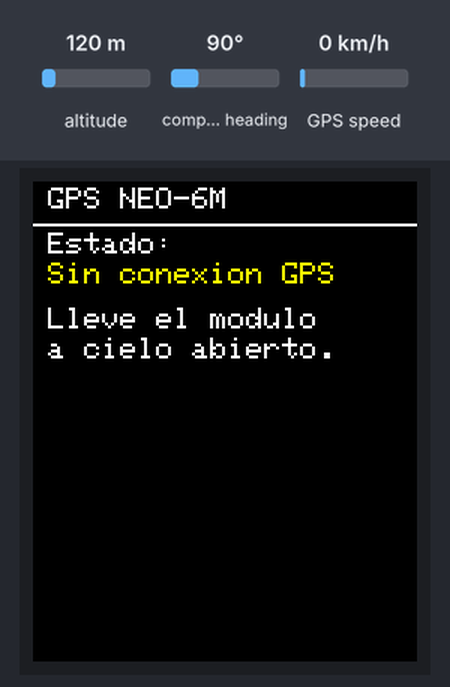
The sketch below on a simulated ESP32. Parts: 128×160 colour display. The test bench sets the inputs (shaded band); at power-on: altitude 120 m, GPS speed 0 km/h, compass heading 90°. The GPS gets a fix after 3 s at 37.7749, -122.4194 with 8 satellites; what the sketch prints to the serial monitor is not drawn.

Above: at 2.4 s.
2.5 s: altitude set to 20 m
At 4.0 s:
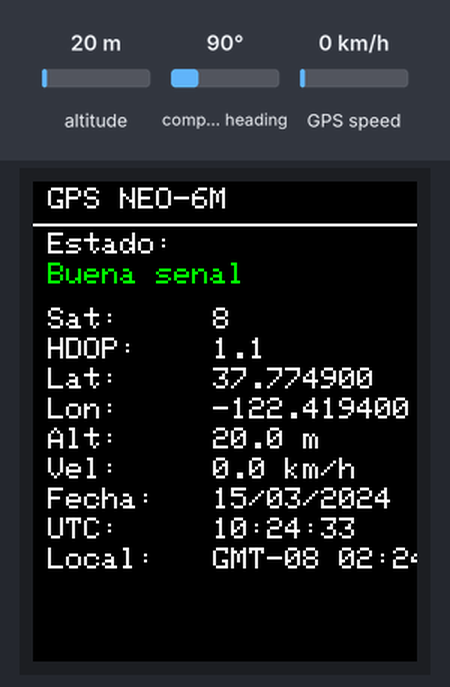
6.5 s: GPS speed set to 2 km/h
At 7.7 s:
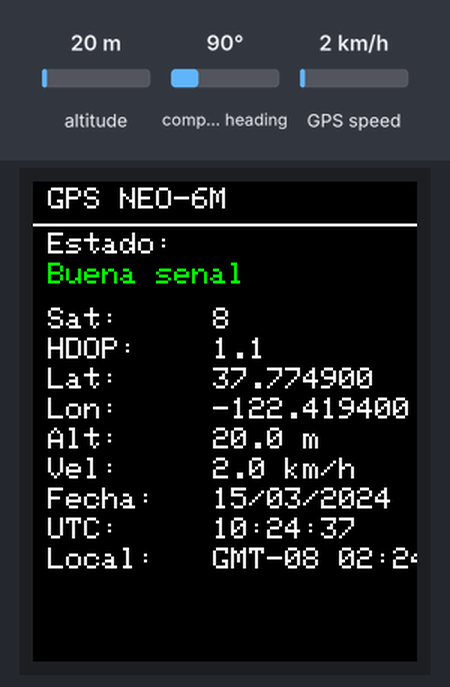
9.7 s: altitude set to 250 m
At 11.0 s:
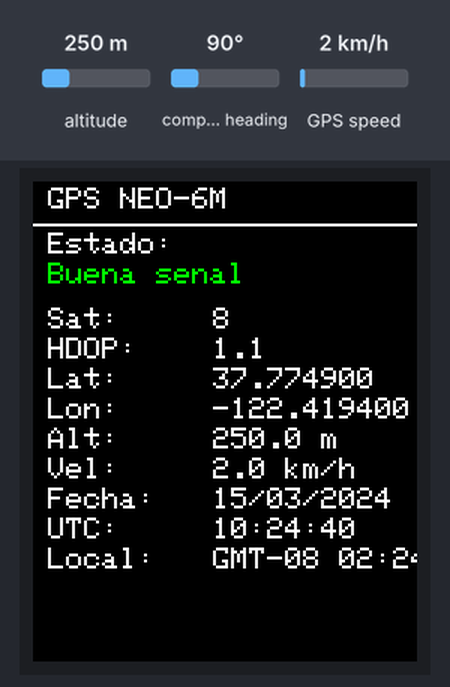
12.7 s: GPS speed set to 30 km/h
At 13.6 s:
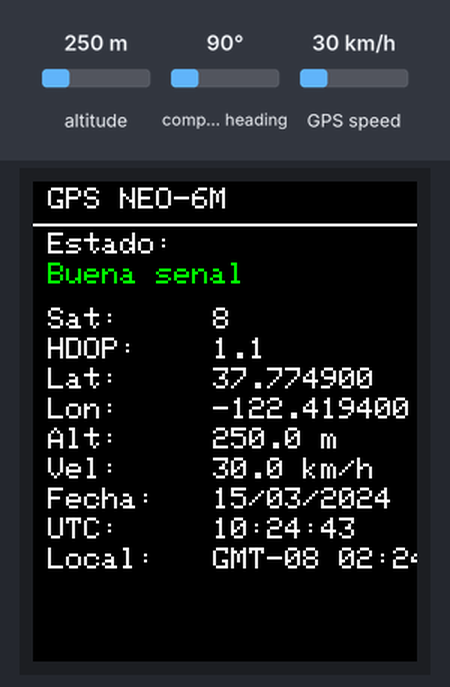
Timing chart, 0 to 15.7 s (numbered marks = the images above; inputs shaded):
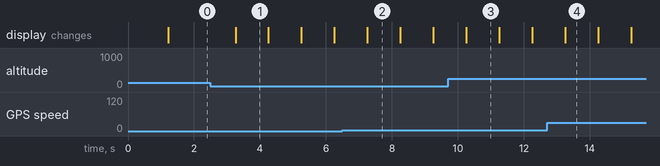

The sketch:

OLED18_GPS.ino
```cpp
/*
  ESP32 + TFT 1.8" ST7735 (SPI) + GPS GY-GPS6MV2 (NEO-6M)
  -------------------------------------------------------
  - Pantalla en vertical
  - Muestra estado del GPS:
      * Sin conexión (nunca tuvo fix)
      * Buena señal (con fix y suficientes satélites)
      * Señal perdida (tuvo fix, pero dejó de recibir datos)
  - Cuando se pierde la señal:
      * Mantiene la última posición conocida
      * Muestra cuánto tiempo llevamos sin señal (cronómetro)
      * Muestra una hora UTC estimada a partir de la última hora GPS
      * Muestra una hora local estimada con GMT calculado a partir de la longitud
        (aproximado, solo a modo orientativo)

  Conexiones:

    TFT 1.8" ST7735
      VCC  ->  3V3
      GND  ->  GND
      LED  ->  3V3
      SCK  ->  GPIO18  (SCK VSPI)
      SDA  ->  GPIO23  (MOSI VSPI)
      CS   ->  GPIO5
      DC   ->  GPIO16
      RST  ->  GPIO17

    GPS GY-GPS6MV2 (NEO-6M)
      VCC  ->  3V3
      GND  ->  GND
      TX   ->  GPIO26  (RX2 del ESP32)
      RX   ->  GPIO27  (TX2 del ESP32, opcional)
*/

#include <Adafruit_GFX.h>
#include <Adafruit_ST7735.h>
#include <SPI.h>
#include <TinyGPSPlus.h>
#include <math.h>

// ---------- Pines del TFT ----------
#define TFT_CS   5
#define TFT_DC   16
#define TFT_RST  17

Adafruit_ST7735 tft = Adafruit_ST7735(TFT_CS, TFT_DC, TFT_RST);

// ---------- Pines del GPS ----------
#define GPS_RX_PIN 26   // RX2 del ESP32 (lee el TX del GPS)
#define GPS_TX_PIN 27   // TX2 del ESP32 (por si queremos enviar comandos al GPS)

TinyGPSPlus gps;

// ---------- Estados de la lógica ----------
bool algunaVezTuvoFix = false;   // Indica si alguna vez se obtuvo una posición válida
bool ahoraBuenaSenal  = false;   // Indica si en este momento hay buena señal
bool senalPerdida     = false;   // Indica que hubo fix pero se dejó de recibir datos

// Momento (en millis) de la última fix válida
unsigned long millisUltimaFix = 0;

// Cada cuánto refrescamos lo que se ve en pantalla
unsigned long ultimoRefrescoPantalla = 0;
const unsigned long intervaloRefrescoMs = 1000;  // 1 segundo

// Si pasa más de este tiempo sin datos nuevos, asumimos que se perdió la señal
const unsigned long tiempoParaPerderSenalMs = 5000;  // 5 segundos

// Offset horario aproximado respecto a UTC (en horas), calculado por la longitud
int offsetHoraGMT = 0;

// ---------- Estados de pantalla ----------
enum EstadoPantalla {
  PANTALLA_INICIAL = 0,
  PANTALLA_BUENA_SENAL,
  PANTALLA_SENAL_PERDIDA
};

EstadoPantalla estadoPantalla = PANTALLA_INICIAL;
EstadoPantalla ultimoEstadoPantalla = PANTALLA_INICIAL;

// ---------- Últimos datos GPS conocidos ----------
double ultimaLat = 0.0;
double ultimaLng = 0.0;
double ultimoHdop = 0.0;
double ultimaAltura = 0.0;      // Altitud sobre el nivel del mar en metros
double ultimaVelocidad = 0.0;   // Velocidad en km/h
uint32_t ultimosSats = 0;

uint8_t ultimaHora = 0;
uint8_t ultimoMinuto = 0;
uint8_t ultimoSegundo = 0;

uint8_t ultimoDia = 0;
uint8_t ultimoMes = 0;
uint16_t ultimoAnio = 0;

// ---------- Posiciones (Y) para las líneas de texto ----------
const int X_ETIQUETA = 5;    // Inicio del texto "Sat:", "Lat:", etc.
const int X_VALOR    = 60;   // Inicio del valor numérico

const int Y_SAT    = 42;
const int Y_HDOP   = Y_SAT   + 10;
const int Y_LAT    = Y_HDOP  + 10;
const int Y_LON    = Y_LAT   + 10;
const int Y_ALT    = Y_LON   + 10;
const int Y_VEL    = Y_ALT   + 10;
const int Y_FECHA  = Y_VEL   + 10;
const int Y_UTC    = Y_FECHA + 10;
const int Y_HLOCAL = Y_UTC   + 10;

const int Y_PERD_LASTFIX = 42;
const int Y_PERD_SAT     = Y_PERD_LASTFIX + 10;
const int Y_PERD_LAT     = Y_PERD_SAT     + 10;
const int Y_PERD_LON     = Y_PERD_LAT     + 10;
const int Y_PERD_ALT     = Y_PERD_LON     + 10;
const int Y_PERD_SIN     = Y_PERD_ALT     + 10;
const int Y_PERD_UTC     = Y_PERD_SIN     + 10;
const int Y_PERD_LOCAL   = Y_PERD_UTC    + 10;

// ================================================================
//  Funciones de ayuda para hora local y GMT
// ================================================================

// A partir de la longitud en grados, aproximamos el offset horario GMT.
// Esto es una aproximación muy simple: zona horaria ~ longitud / 15.
// No tiene en cuenta fronteras ni horario de verano, pero sirve de referencia.
int calcularOffsetGMTaprox(double lon) {
  double off = lon / 15.0;
  int i = (int)(off >= 0 ? off + 0.5 : off - 0.5);  // redondeo
  if (i < -12) i = -12;
  if (i >  14) i = 14;
  return i;
}

// A partir de una hora UTC (h, m, s) y un offset de horas, calcula la hora local
void calcularHoraLocalDesdeUTC(uint8_t utcH, uint8_t utcM, uint8_t utcS,
                               int offsetHoras,
                               uint8_t &locH, uint8_t &locM, uint8_t &locS) {
  long totalSeg = (long)utcH * 3600L + (long)utcM * 60L + (long)utcS +
                  (long)offsetHoras * 3600L;

  long unDia = 24L * 3600L;
  while (totalSeg < 0)      totalSeg += unDia;
  while (totalSeg >= unDia) totalSeg -= unDia;

  locH = totalSeg / 3600L;
  locM = (totalSeg / 60L) % 60L;
  locS = totalSeg % 60L;
}

// Imprime en una línea algo tipo: "GMT-05 12:34:56"
void imprimirGMTyHora(int x, int y, int offset, uint8_t h, uint8_t m, uint8_t s) {
  tft.setCursor(x, y);

  tft.print("GMT");
  if (offset >= 0) tft.print('+');
  else             tft.print('-');

  int absOff = offset >= 0 ? offset : -offset;
  if (absOff < 10) tft.print('0');
  tft.print(absOff);
  tft.print(' ');

  if (h < 10) tft.print('0');
  tft.print(h);
  tft.print(':');
  if (m < 10) tft.print('0');
  tft.print(m);
  tft.print(':');
  if (s < 10) tft.print('0');
  tft.print(s);
}

// ================================================================
//  Funciones de pantalla
// ================================================================

void dibujarMarcoPantalla() {
  tft.setRotation(0);          // Pantalla en vertical
  tft.fillScreen(ST77XX_BLACK);
  tft.setTextWrap(false);
  tft.setTextSize(1);
  tft.setTextColor(ST77XX_WHITE, ST77XX_BLACK);

  tft.setCursor(5, 2);
  tft.print("GPS NEO-6M");

  tft.drawLine(0, 14, tft.width(), 14, ST77XX_WHITE);

  tft.setCursor(5, 17);
  tft.print("Estado:");
}

void limpiarTextoEstado() {
  tft.fillRect(5, 27, tft.width() - 10, 10, ST77XX_BLACK);
}

void mostrarTextoEstado(const char* texto, uint16_t colorTexto) {
  limpiarTextoEstado();
  tft.setCursor(5, 27);
  tft.setTextColor(colorTexto, ST77XX_BLACK);
  tft.print(texto);
}

void limpiarZonaDatos() {
  tft.fillRect(0, 40, tft.width(), tft.height() - 40, ST77XX_BLACK);
}

void limpiarZonaValor(int x, int y) {
  tft.fillRect(x, y, tft.width() - x - 2, 8, ST77XX_BLACK);
}

// ---------- PANTALLA: Sin conexión (nunca tuvo fix) ----------

void dibujarPantallaSinConexion() {
  mostrarTextoEstado("Sin conexion GPS", ST77XX_YELLOW);
  limpiarZonaDatos();

  tft.setTextColor(ST77XX_WHITE, ST77XX_BLACK);
  tft.setCursor(5, 42);
  tft.print("Lleve el modulo");
  tft.setCursor(5, 52);
  tft.print("a cielo abierto.");
}

// ---------- PANTALLA: Buena señal ----------

void dibujarPantallaBuenaSenal() {
  mostrarTextoEstado("Buena senal", ST77XX_GREEN);
  limpiarZonaDatos();

  tft.setTextColor(ST77XX_WHITE, ST77XX_BLACK);

  tft.setCursor(X_ETIQUETA, Y_SAT);
  tft.print("Sat:");

  tft.setCursor(X_ETIQUETA, Y_HDOP);
  tft.print("HDOP:");

  tft.setCursor(X_ETIQUETA, Y_LAT);
  tft.print("Lat:");

  tft.setCursor(X_ETIQUETA, Y_LON);
  tft.print("Lon:");

  tft.setCursor(X_ETIQUETA, Y_ALT);
  tft.print("Alt:");

  tft.setCursor(X_ETIQUETA, Y_VEL);
  tft.print("Vel:");

  tft.setCursor(X_ETIQUETA, Y_FECHA);
  tft.print("Fecha:");

  tft.setCursor(X_ETIQUETA, Y_UTC);
  tft.print("UTC:");

  tft.setCursor(X_ETIQUETA, Y_HLOCAL);
  tft.print("Local:");
}

void actualizarPantallaBuenaSenal() {
  tft.setTextColor(ST77XX_WHITE, ST77XX_BLACK);

  // Satélites
  limpiarZonaValor(X_VALOR, Y_SAT);
  tft.setCursor(X_VALOR, Y_SAT);
  tft.print(ultimosSats);

  // HDOP
  limpiarZonaValor(X_VALOR, Y_HDOP);
  tft.setCursor(X_VALOR, Y_HDOP);
  tft.print(ultimoHdop, 1);

  // Latitud
  limpiarZonaValor(X_VALOR, Y_LAT);
  tft.setCursor(X_VALOR, Y_LAT);
  tft.print(ultimaLat, 6);

  // Longitud
  limpiarZonaValor(X_VALOR, Y_LON);
  tft.setCursor(X_VALOR, Y_LON);
  tft.print(ultimaLng, 6);

  // Altitud sobre el nivel del mar, en metros
  limpiarZonaValor(X_VALOR, Y_ALT);
  tft.setCursor(X_VALOR, Y_ALT);
  tft.print(ultimaAltura, 1);
  tft.print(" m");

  // Velocidad en km/h
  limpiarZonaValor(X_VALOR, Y_VEL);
  tft.setCursor(X_VALOR, Y_VEL);
  tft.print(ultimaVelocidad, 1);
  tft.print(" km/h");

  // Fecha (del GPS, en UTC)
  limpiarZonaValor(X_VALOR, Y_FECHA);
  tft.setCursor(X_VALOR, Y_FECHA);
  if (ultimoDia < 10) tft.print('0');
  tft.print(ultimoDia);
  tft.print('/');
  if (ultimoMes < 10) tft.print('0');
  tft.print(ultimoMes);
  tft.print('/');
  tft.print(ultimoAnio);

  // Hora UTC
  limpiarZonaValor(X_VALOR, Y_UTC);
  tft.setCursor(X_VALOR, Y_UTC);
  if (ultimaHora < 10) tft.print('0');
  tft.print(ultimaHora);
  tft.print(':');
  if (ultimoMinuto < 10) tft.print('0');
  tft.print(ultimoMinuto);
  tft.print(':');
  if (ultimoSegundo < 10) tft.print('0');
  tft.print(ultimoSegundo);

  // Hora local aproximada (GMT según longitud)
  uint8_t hLoc, mLoc, sLoc;
  calcularHoraLocalDesdeUTC(ultimaHora, ultimoMinuto, ultimoSegundo,
                            offsetHoraGMT,
                            hLoc, mLoc, sLoc);

  limpiarZonaValor(X_VALOR, Y_HLOCAL);
  imprimirGMTyHora(X_VALOR, Y_HLOCAL, offsetHoraGMT, hLoc, mLoc, sLoc);
}

// ---------- PANTALLA: Señal perdida ----------

void dibujarPantallaSenalPerdida() {
  mostrarTextoEstado("Senal perdida", ST77XX_RED);
  limpiarZonaDatos();

  tft.setTextColor(ST77XX_WHITE, ST77XX_BLACK);

  tft.setCursor(X_ETIQUETA, Y_PERD_LASTFIX);
  tft.print("Ultima fix:");

  tft.setCursor(X_ETIQUETA, Y_PERD_SAT);
  tft.print("Sat:");

  tft.setCursor(X_ETIQUETA, Y_PERD_LAT);
  tft.print("Lat:");

  tft.setCursor(X_ETIQUETA, Y_PERD_LON);
  tft.print("Lon:");

  tft.setCursor(X_ETIQUETA, Y_PERD_ALT);
  tft.print("Alt:");

  tft.setCursor(X_ETIQUETA, Y_PERD_SIN);
  tft.print("Sin senal:");

  tft.setCursor(X_ETIQUETA, Y_PERD_UTC);
  tft.print("UTC est:");

  tft.setCursor(X_ETIQUETA, Y_PERD_LOCAL);
  tft.print("Local est:");
}

// Calcula una hora UTC aproximada sumando el tiempo transcurrido a la última hora conocida
void calcularUTCDesdeUltimaFix(uint8_t &h, uint8_t &m, uint8_t &s) {
  unsigned long segundosPasados = (millis() - millisUltimaFix) / 1000UL;

  unsigned long totalSegundos = (unsigned long)ultimaHora * 3600UL +
                                (unsigned long)ultimoMinuto * 60UL +
                                (unsigned long)ultimoSegundo +
                                segundosPasados;

  h = (totalSegundos / 3600UL) % 24;
  m = (totalSegundos / 60UL) % 60;
  s = totalSegundos % 60;
}

// Actualiza los datos cuando la señal se ha perdido
void actualizarPantallaSenalPerdida() {
  tft.setTextColor(ST77XX_WHITE, ST77XX_BLACK);

  // Últimos datos de posición y satélites
  limpiarZonaValor(X_VALOR, Y_PERD_SAT);
  tft.setCursor(X_VALOR, Y_PERD_SAT);
  tft.print(ultimosSats);

  limpiarZonaValor(X_VALOR, Y_PERD_LAT);
  tft.setCursor(X_VALOR, Y_PERD_LAT);
  tft.print(ultimaLat, 6);

  limpiarZonaValor(X_VALOR, Y_PERD_LON);
  tft.setCursor(X_VALOR, Y_PERD_LON);
  tft.print(ultimaLng, 6);

  limpiarZonaValor(X_VALOR, Y_PERD_ALT);
  tft.setCursor(X_VALOR, Y_PERD_ALT);
  tft.print(ultimaAltura, 1);
  tft.print(" m");

  // Cronómetro de tiempo sin señal
  unsigned long segundosSinSenal = (millis() - millisUltimaFix) / 1000UL;
  unsigned int minutosSin = segundosSinSenal / 60;
  unsigned int segundosSin = segundosSinSenal % 60;

  limpiarZonaValor(X_VALOR, Y_PERD_SIN);
  tft.setCursor(X_VALOR, Y_PERD_SIN);
  if (minutosSin < 10) tft.print('0');
  tft.print(minutosSin);
  tft.print(':');
  if (segundosSin < 10) tft.print('0');
  tft.print(segundosSin);

  // Hora UTC estimada a partir de la última fix
  uint8_t hUTC, mUTC, sUTC;
  calcularUTCDesdeUltimaFix(hUTC, mUTC, sUTC);

  limpiarZonaValor(X_VALOR, Y_PERD_UTC);
  tft.setCursor(X_VALOR, Y_PERD_UTC);
  if (hUTC < 10) tft.print('0');
  tft.print(hUTC);
  tft.print(':');
  if (mUTC < 10) tft.print('0');
  tft.print(mUTC);
  tft.print(':');
  if (sUTC < 10) tft.print('0');
  tft.print(sUTC);

  // Hora local estimada a partir de esa UTC y del GMT aproximado
  uint8_t hLoc, mLoc, sLoc;
  calcularHoraLocalDesdeUTC(hUTC, mUTC, sUTC, offsetHoraGMT, hLoc, mLoc, sLoc);

  limpiarZonaValor(X_VALOR, Y_PERD_LOCAL);
  imprimirGMTyHora(X_VALOR, Y_PERD_LOCAL, offsetHoraGMT, hLoc, mLoc, sLoc);
}

// ================================================================
//  SETUP
// ================================================================

void setup() {
  Serial.begin(115200);
  delay(1000);
  Serial.println("Arrancando ESP32 + TFT + GPS...");

  SPI.begin(18, 19, 23, TFT_CS);
  tft.initR(INITR_BLACKTAB);
  tft.setRotation(0);
  tft.fillScreen(ST77XX_BLACK);

  Serial2.begin(9600, SERIAL_8N1, GPS_RX_PIN, GPS_TX_PIN);

  dibujarMarcoPantalla();
  dibujarPantallaSinConexion();
}

// ================================================================
//  LOOP
// ================================================================

void loop() {
  // Leer datos del GPS todo el tiempo
  while (Serial2.available() > 0) {
    char c = Serial2.read();
    gps.encode(c);
  }

  unsigned long ahora = millis();
  bool hayFixNuevaBuena = false;

  // Si los datos son válidos, los tomamos como nueva fix
  if (gps.location.isValid() &&
      gps.time.isValid() &&
      gps.date.isValid() &&
      gps.satellites.isValid() &&
      gps.satellites.value() >= 3) {

    ultimaLat       = gps.location.lat();
    ultimaLng       = gps.location.lng();
    ultimosSats     = gps.satellites.value();
    ultimoHdop      = gps.hdop.isValid()     ? gps.hdop.hdop()       : 0.0;
    ultimaAltura    = gps.altitude.isValid() ? gps.altitude.meters() : 0.0;
    ultimaVelocidad = gps.speed.isValid()    ? gps.speed.kmph()      : 0.0;

    ultimaHora    = gps.time.hour();
    ultimoMinuto  = gps.time.minute();
    ultimoSegundo = gps.time.second();

    ultimoDia   = gps.date.day();
    ultimoMes   = gps.date.month();
    ultimoAnio  = gps.date.year();

    millisUltimaFix   = ahora;
    algunaVezTuvoFix  = true;
    hayFixNuevaBuena  = true;

    // Calcular offset GMT aproximado según la nueva longitud
    offsetHoraGMT = calcularOffsetGMTaprox(ultimaLng);
  }

  // Actualizar estado lógico
  if (hayFixNuevaBuena) {
    ahoraBuenaSenal = true;
    senalPerdida    = false;
  } else {
    if (algunaVezTuvoFix && (ahora - millisUltimaFix > tiempoParaPerderSenalMs)) {
      ahoraBuenaSenal = false;
      senalPerdida    = true;
    }
  }

  // Decidir qué pantalla usar
  if (!algunaVezTuvoFix) {
    estadoPantalla = PANTALLA_INICIAL;
  } else if (ahoraBuenaSenal) {
    estadoPantalla = PANTALLA_BUENA_SENAL;
  } else if (senalPerdida) {
    estadoPantalla = PANTALLA_SENAL_PERDIDA;
  }

  // Refrescar pantalla cada cierto tiempo
  if (ahora - ultimoRefrescoPantalla >= intervaloRefrescoMs) {
    ultimoRefrescoPantalla = ahora;

    bool cambioDePantalla = (estadoPantalla != ultimoEstadoPantalla);
    ultimoEstadoPantalla = estadoPantalla;

    switch (estadoPantalla) {
      case PANTALLA_INICIAL:
        if (cambioDePantalla) {
          dibujarPantallaSinConexion();
        }
        break;

      case PANTALLA_BUENA_SENAL:
        if (cambioDePantalla) {
          dibujarPantallaBuenaSenal();
        }
        actualizarPantallaBuenaSenal();
        break;

      case PANTALLA_SENAL_PERDIDA:
        if (cambioDePantalla) {
          dibujarPantallaSenalPerdida();
        }
        actualizarPantallaSenalPerdida();
        break;
    }
  }
}
```
